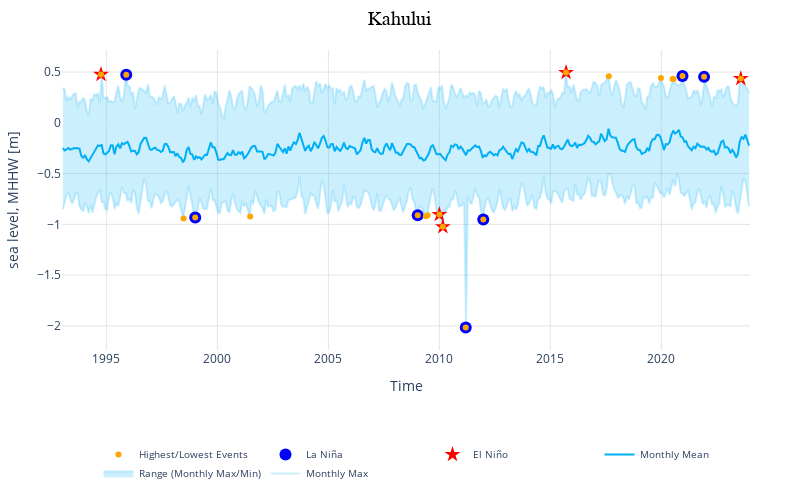

This figure's notebook cell:
### Code cell
figly = make_plotlyFigure(rsl_monthly_mean, 
        rsl_monthly_max, rsl_monthly_min, 
        top_10_table, rsl_subset,4)

# change size of the plot
# figly.update_layout(autosize=True)
figly.update_layout(width=800, height=500,autosize=False)
station_name = str(rsl_subset['station_name'].isel(record_id=4).values)
# save the figure to the output folder
figname = 'SL_top_10_plot_' + station_name + '.html'

# remove commas from figname
figname = figname.replace(', ','_')
matrix_dir = Path('../../matrix/plotly')
pio.write_html(figly, str(matrix_dir / figname), auto_open=False)

figly.show()

### Figure 1 — Plotly figure (JSON) as saved in the notebook; plotly's stock layout.template omitted (floating-point values rounded to 4 significant figures; data arrays with more than 128 entries replaced by an {"elided": "..."} marker saying what was removed)
{"data": [{"line": {"color": "rgba(0,176,246,0.2)"}, "mode": "lines", "name": "Monthly Max", "type": "scatter", "x": {"elided": "372 str values"}, "y": {"elided": "372 float values"}}, {"fill": "tonexty", "fillcolor": "rgba(0,176,246,0.2)", "line": {"color": "rgba(0,176,246,0.2)"}, "mode": "lines", "name": "Range (Monthly Max/Min)", "type": "scatter", "x": {"elided": "372 str values"}, "y": {"elided": "372 float values"}}, {"line": {"color": "rgba(0,176,246,1)"}, "mode": "lines", "name": "Monthly Mean", "type": "scatter", "x": {"elided": "372 str values"}, "y": {"elided": "372 float values"}}, {"hoverinfo": "none", "marker": {"color": "red", "size": 12, "symbol": "star"}, "mode": "markers", "name": "El Niño", "type": "scatter", "x": ["2015-09-17T15:00:00", "1994-10-04T23:00:00", "2023-08-02T01:00:00", "2010-02-28T03:00:00", "2010-01-01T07:00:00"], "y": [0.496, 0.477, 0.436, -1.024, -0.903]}, {"hoverinfo": "none", "marker": {"color": "blue", "size": 12, "symbol": "circle"}, "mode": "markers", "name": "La Niña", "type": "scatter", "x": ["1995-11-24T14:00:00", "2020-12-15T14:00:00", "2021-12-05T14:00:00", "2011-03-11T15:00:00", "2011-12-25T06:00:00", "1999-01-02T06:00:00", "2009-01-10T05:00:00"], "y": [0.474, 0.461, 0.453, -2.016, -0.952, -0.933, -0.91]}, {"hovertemplate": "%{x}, %{y:.2f} m<extra></extra>", "marker": {"color": "orange", "size": 6, "symbol": "circle"}, "mode": "markers", "name": "Highest/Lowest Events", "type": "scatter", "x": ["2015-09-17T15:00:00", "1994-10-04T23:00:00", "1995-11-24T14:00:00", "2020-12-15T14:00:00", "2017-08-21T00:00:00", "2021-12-05T14:00:00", "2019-12-26T13:00:00", "2023-08-02T01:00:00", "2020-07-21T01:00:00", "2020-07-06T02:00:00", "2011-03-11T15:00:00", "2010-02-28T03:00:00", "2011-12-25T06:00:00", "1998-06-24T18:00:00", "1999-01-02T06:00:00", "2001-06-24T21:00:00", "2009-05-25T19:00:00", "2009-06-23T18:00:00", "2009-01-10T05:00:00", "2010-01-01T07:00:00"], "y": [0.496, 0.477, 0.474, 0.461, 0.458, 0.453, 0.443, 0.436, 0.433, 0.432, -2.016, -1.024, -0.952, -0.943, -0.933, -0.923, -0.921, -0.911, -0.91, -0.903]}], "layout": {"autosize": false, "height": 500, "legend": {"font": {"size": 10}, "orientation": "h", "x": 0.5, "xanchor": "center", "y": -0.3, "yanchor": "top"}, "margin": {"b": 100, "l": 50, "r": 50, "t": 50}, "plot_bgcolor": "white", "showlegend": true, "title": {"font": {"color": "black", "family": "Arial", "size": 20}, "text": "Kahului", "x": 0.5}, "width": 800, "xaxis": {"gridcolor": "rgb(200,200,200)", "gridwidth": 0.5, "range": ["1993-01-01", "2023-12-31"], "showgrid": true, "title": {"text": "Time"}}, "yaxis": {"gridcolor": "rgb(200,200,200)", "gridwidth": 0.5, "showgrid": true, "title": {"text": "sea level, MHHW [m]"}}}}
